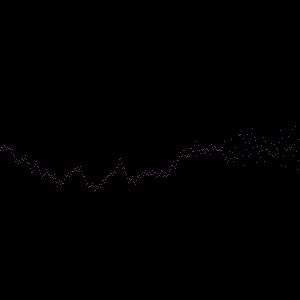
Frame 1 (no input)
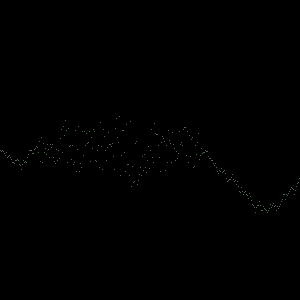
Frame 60 (the mouse pressed at the canvas centre just before this capture)
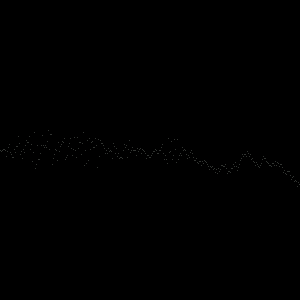
Frame 120 (the mouse held since frame 60 and released just before this capture)

The Processing sketch that drew these frames (run headless with seeded random() and noise(); from frame 60 on, the mouse is pressed at the canvas centre):

// Processing sketch: processing_28353
// ── processing_28353.pde

int totalPts = 300;
float steps = totalPts+1;
float R;
float O;
void setup(){
  size(300, 300);
}
void draw() {
background(0);
R= random(255);
O= random(255);

 
stroke(R,O,R);
float rand = 0;
for (int i=1; i< steps; i++){
point((width/steps)*i, (height/2)+random(-rand, rand));
rand+=random(-5, 5);
}

}
